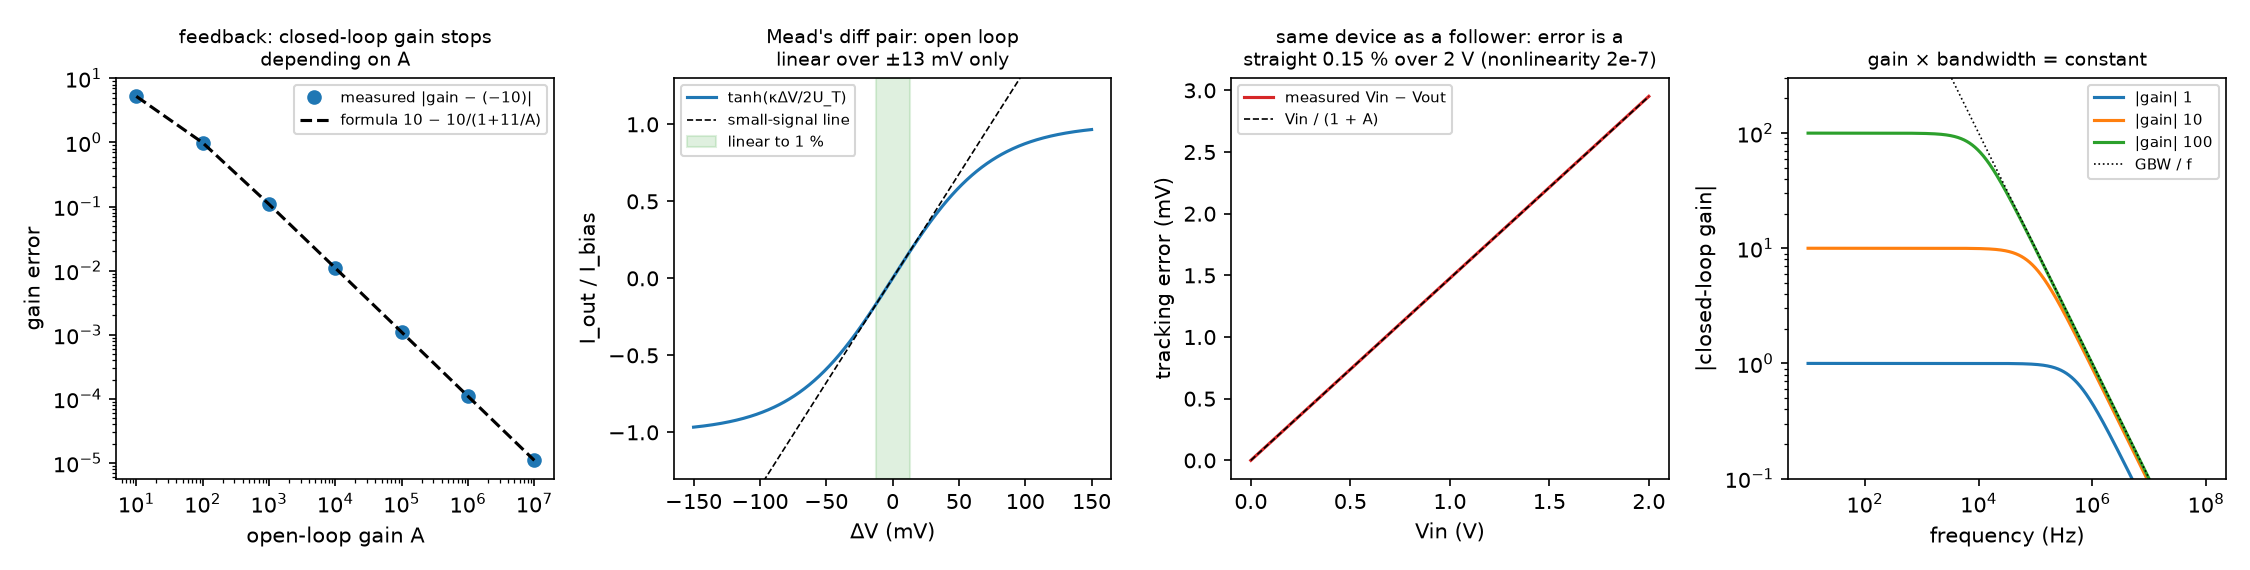

The Python source for this figure:
"""
An op-amp is the one entry that breaks the symmetry of the circuit matrix.

A circuit at rest is a balance: at every node, current in = current out (Kirchhoff's
current law, which is charge conservation).  Written for all nodes at once it is a
matrix equation  G v = i  -- G holds the conductances, v the node voltages.

Five checks (each one has an input that would make it fail):
  1. Resistors alone give a SYMMETRIC G, and every node voltage is a weighted average
     of its neighbours -> no node can exceed the source (discrete maximum principle).
     2000 random resistor networks: max node voltage / source <= 1.
  2. An op-amp adds one row  v_out = A (v+ - v-)  that is NOT symmetric.  That one
     asymmetric entry is what lets a node exceed the source: inverting amp, gain -10.
     As A -> infinity the gain -> -Rf/Rin, error = (1 + Rf/Rin)/A  (measured vs formula).
  3. The extra power has a channel: the supply rail.  Accounting to the milliwatt.
  4. Carver Mead's transconductance amplifier: the input stage is a differential pair,
     I_out = I_b tanh(kappa dV / 2 U_T).  Linear only over ~ +-13 mV (1 %).  Put it in a
     follower and the closed loop is linear over volts -- feedback linearises the device.
  5. Dynamics.  A real op-amp has one slow pole.  Bandwidth = GBW / noise gain (measured).
     Swap the inputs (positive feedback): the matrix STILL solves to a finite answer,
     but the equilibrium is unstable -- the simulation runs to the rail.

Pure numpy + matplotlib.  Usage: python3 opamp.py   (writes opamp.png)
Sources: modified nodal analysis -- Ho, Ruehli & Brennan, IEEE Trans. Circuits Syst. 1975
(the formulation inside SPICE); transconductance amplifier -- Mead, Analog VLSI and Neural
Systems (1989), ch. 5; maximum principle for resistor networks -- Doyle & Snell, Random
Walks and Electric Networks (1984).
"""
import numpy as np


# ---------- a tiny modified-nodal-analysis (MNA) solver ----------
# Unknowns: node voltages 1..n (node 0 is ground), then one current per voltage source
# and per op-amp output.  Each component "stamps" a few numbers into the matrix.
class Circuit:
    def __init__(self, n_nodes):
        self.n = n_nodes
        self.R, self.V, self.E = [], [], []          # resistors, sources, op-amps

    def resistor(self, a, b, ohms):
        self.R.append((a, b, 1.0 / ohms))

    def vsource(self, a, volts):                     # node a held at `volts` above ground
        self.V.append((a, volts))

    def opamp(self, plus, minus, out, gain):         # v_out = gain * (v_plus - v_minus)
        self.E.append((plus, minus, out, gain))

    def matrix(self):
        m = self.n + len(self.V) + len(self.E)
        M = np.zeros((m, m), dtype=complex)
        rhs = np.zeros(m, dtype=complex)
        idx = lambda node: node - 1                  # ground (0) is dropped

        for a, b, g in self.R:                       # KCL stamps: symmetric by construction
            for p, q, s in ((a, a, g), (b, b, g), (a, b, -g), (b, a, -g)):
                if p and q:
                    M[idx(p), idx(q)] += s
        k = self.n
        for a, volts in self.V:
            M[idx(a), k] += 1; M[k, idx(a)] += 1     # symmetric pair
            rhs[k] = volts; k += 1
        for plus, minus, out, A in self.E:
            M[idx(out), k] += 1                      # op-amp injects current at out
            M[k, idx(out)] += 1                      # row: v_out - A v+ + A v- = 0
            if plus:  M[k, idx(plus)] -= A
            if minus: M[k, idx(minus)] += A          # <- these two entries have no mirror
            k += 1
        return M, rhs

    def solve(self):
        M, rhs = self.matrix()
        x = np.linalg.solve(M, rhs)
        return x[:self.n], x[self.n:]


def inverting(Rin, Rf, A, Vs=1.0, RL=1e3, positive=False):
    # node 1: input, node 2: op-amp minus input, node 3: output.  plus input at ground.
    c = Circuit(3)
    c.vsource(1, Vs)
    c.resistor(1, 2, Rin)
    c.resistor(2, 3, Rf)
    c.resistor(3, 0, RL)
    if positive:
        c.opamp(2, 0, 3, A)                          # inputs swapped -> positive feedback
    else:
        c.opamp(0, 2, 3, A)
    return c


# ---------- 1. passive networks obey the maximum principle ----------
def check_passive(trials=2000, n=8, seed=0):
    rng = np.random.default_rng(seed)
    worst, asym = 0.0, 0.0
    for _ in range(trials):
        c = Circuit(n)
        c.vsource(1, 1.0)
        for a in range(0, n + 1):                    # random graph incl. ground, always connected
            for b in range(a + 1, n + 1):
                if rng.random() < 0.4 or b == a + 1:
                    c.resistor(a, b, 10 ** rng.uniform(1, 5))
        v, _ = c.solve()
        worst = max(worst, v.real[1:].max())          # free nodes only (node 1 IS the source)
        M, _ = c.matrix()
        asym = max(asym, np.abs(M - M.T).max())
    return worst, asym


# ---------- 2. inverting amplifier: gain vs open-loop gain A ----------
def check_gain(Rin=1e3, Rf=1e4):
    As = 10.0 ** np.arange(1, 8)
    gain = np.array([inverting(Rin, Rf, A).solve()[0][2].real for A in As])
    exact = -(Rf / Rin) / (1 + (1 + Rf / Rin) / As)
    M, _ = inverting(Rin, Rf, 1e5).matrix()
    return As, gain, exact, np.abs(M - M.T).max()


# ---------- 3. where the power comes from ----------
def check_power(Rin=1e3, Rf=1e4, RL=1e3, Vs=1.0, rail=15.0):
    v, cur = inverting(Rin, Rf, 1e6, Vs, RL).solve()
    v1, v2, v3 = v.real
    i_out = -cur[1].real                             # current the op-amp sources into node 3
    p_in = Vs * (v1 - v2) / Rin                      # what the signal source delivers
    p_load = v3 ** 2 / RL
    p_rf = (v2 - v3) ** 2 / Rf
    p_rail = rail * abs(i_out)                       # output swings negative: pulled from -15 V
    p_stage = (rail - abs(v3)) * abs(i_out)          # burned in the output transistor
    return p_in, p_load, p_rf, p_rail, p_stage


# ---------- 4. Mead's transconductance amplifier ----------
UT, KAPPA, VE = 0.02585, 0.7, 50.0                   # thermal voltage, gate coupling, Early voltage
A_MEAD = VE * KAPPA / (2 * UT)                       # small-signal voltage gain (~677)


def mead_open(dv):
    return np.tanh(KAPPA * dv / (2 * UT))            # I_out / I_bias


def mead_follower(vin):
    # solve v_out = VE * tanh(kappa (vin - v_out) / 2UT) by bisection (monotone in v_out)
    lo, hi = np.full_like(vin, -VE), np.full_like(vin, VE)
    for _ in range(200):
        mid = (lo + hi) / 2
        f = mid - VE * np.tanh(KAPPA * (vin - mid) / (2 * UT))
        lo, hi = np.where(f > 0, lo, mid), np.where(f > 0, mid, hi)
    return (lo + hi) / 2


def nonlinearity(x, y):
    p = np.polyfit(x, y, 1)
    return np.abs(y - np.polyval(p, x)).max() / np.ptp(y)


def check_mead():
    dv = np.linspace(-0.0128, 0.0128, 201)
    i = mead_open(dv)
    ol = nonlinearity(dv, i)
    droop = mead_open(np.array(0.0128)) / (KAPPA * 0.0128 / (2 * UT))   # actual / small-signal line
    vin = np.linspace(0.0, 2.0, 201)
    vout = mead_follower(vin)
    cl = nonlinearity(vin, vout)
    track = (vin - vout)[-1]
    return ol, droop, cl, track


# ---------- 5. dynamics: one slow pole ----------
A0, FP = 1e5, 10.0                                   # DC gain, pole frequency -> GBW = 1 MHz


def f3db(Rin, Rf):
    f = np.logspace(1, 8, 4000)
    H = np.array([abs(inverting(Rin, Rf, A0 / (1 + 1j * fi / FP)).solve()[0][2]) for fi in f])
    target = H[0] / np.sqrt(2)
    k = np.argmax(H < target)
    return np.exp(np.interp(np.log(target), np.log(H[[k, k - 1]]), np.log(f[[k, k - 1]]))), f, H


def simulate(positive, Rin=1e3, Rf=1e4, Vs=0.1, rail=15.0, T=2e-4, dt=1e-9):
    # tau dv/dt = -v + A0 (v+ - v-),  v- (or v+) = beta v + (1 - beta) Vs
    tau, beta = 1 / (2 * np.pi * FP), Rin / (Rin + Rf)
    v, out = 0.0, []
    for _ in range(int(T / dt)):
        fb = beta * v + (1 - beta) * Vs
        diff = fb if positive else -fb
        v = np.clip(v + dt / tau * (-v + A0 * diff), -rail, rail)
        out.append(v)
    pole = (A0 * beta - 1) / tau if positive else -(1 + A0 * beta) / tau
    return np.array(out), pole


if __name__ == "__main__":
    worst, asym_p = check_passive()
    print("1. resistors only (2000 random networks, source = 1 V)")
    print(f"   highest FREE node voltage seen = 1 {worst - 1:+.1e} V   (maximum principle: <= 1, up to roundoff)")
    print(f"   max |G - G^T|                  = {asym_p:.1e}     (symmetric)")

    As, gain, exact, asym_a = check_gain()
    print("\n2. add one op-amp: inverting amp, Rin = 1k, Rf = 10k (ideal gain -10)")
    print(f"   max |M - M^T| with op-amp      = {asym_a:.1e}   (the op-amp row has no mirror)")
    for A, g, e in zip(As, gain, exact):
        print(f"   A = {A:8.0e}   gain = {g:+.6f}   formula -10/(1+11/A) = {e:+.6f}   |error vs -10| = {abs(g + 10):.2e}")

    p_in, p_load, p_rf, p_rail, p_stage = check_power()
    print("\n3. power accounting (Vs = 1 V, load 1k, rails +-15 V)")
    print(f"   signal source delivers         = {p_in * 1e3:7.2f} mW")
    print(f"   load receives                  = {p_load * 1e3:7.2f} mW   ({p_load / p_in:.0f}x the input)")
    print(f"   -15 V rail delivers            = {p_rail * 1e3:7.2f} mW")
    print(f"   = load {p_load * 1e3:.2f} + Rf {p_rf * 1e3:.2f} + output stage {p_stage * 1e3:.2f} = {(p_load + p_rf + p_stage) * 1e3:.2f} mW")

    ol, droop, cl, track = check_mead()
    print(f"\n4. Mead transconductance amp (kappa = {KAPPA}, U_T = {UT * 1e3:.2f} mV, small-signal gain {A_MEAD:.0f})")
    print(f"   open loop at 12.8 mV: output / small-signal line = {droop:.4f}  (1 % low)")
    print(f"   open loop over +-12.8 mV: deviation from best straight line = {ol:.1e} of span")
    print(f"   follower over 0..2 V:     deviation from best straight line = {cl:.1e} of span")
    print(f"   follower tracking error at 2 V = {track * 1e3:.2f} mV  (predicted 2/(1+A) = {2 / (1 + A_MEAD) * 1e3:.2f} mV)")

    print(f"\n5. one-pole op-amp, A0 = 1e5, pole {FP:.0f} Hz -> gain-bandwidth 1 MHz")
    curves = {}
    for Rf in (1e3, 1e4, 1e5):
        fc, f, H = f3db(1e3, Rf)
        ng = 1 + Rf / 1e3
        curves[Rf] = (f, H)
        print(f"   |gain| = {Rf / 1e3:5.0f}   noise gain {ng:5.0f}   -3 dB at {fc / 1e3:8.2f} kHz   GBW/NG = {1e6 / ng / 1e3:8.2f} kHz")
    neg, pole_n = simulate(False)
    pos, pole_p = simulate(True)
    dc_pos = inverting(1e3, 1e4, A0, Vs=0.1, positive=True).solve()[0][2].real
    print(f"   negative feedback: pole {pole_n:+.3e} /s -> settles to {neg[-1]:+.4f} V (matrix says {inverting(1e3, 1e4, A0, Vs=0.1).solve()[0][2].real:+.4f})")
    print(f"   positive feedback: pole {pole_p:+.3e} /s -> runs to   {pos[-1]:+.4f} V (matrix says {dc_pos:+.4f} -- a balance, not a stable state)")

    import matplotlib
    matplotlib.use("Agg")
    import matplotlib.pyplot as plt
    fig, ax = plt.subplots(1, 4, figsize=(15, 3.8))

    ax[0].loglog(As, np.abs(gain + 10), "o", label="measured |gain − (−10)|")
    ax[0].loglog(As, np.abs(exact + 10), "k--", label="formula 10 − 10/(1+11/A)")
    ax[0].set_xlabel("open-loop gain A"); ax[0].set_ylabel("gain error")
    ax[0].set_title("feedback: closed-loop gain stops\ndepending on A", fontsize=9); ax[0].legend(fontsize=7)

    dv = np.linspace(-0.15, 0.15, 400)
    ax[1].plot(dv * 1e3, mead_open(dv), label="tanh(κΔV/2U_T)")
    ax[1].plot(dv * 1e3, KAPPA * dv / (2 * UT), "k--", lw=0.8, label="small-signal line")
    ax[1].axvspan(-12.8, 12.8, color="C2", alpha=0.15, label="linear to 1 %")
    ax[1].set_ylim(-1.3, 1.3); ax[1].set_xlabel("ΔV (mV)"); ax[1].set_ylabel("I_out / I_bias")
    ax[1].set_title("Mead's diff pair: open loop\nlinear over ±13 mV only", fontsize=9); ax[1].legend(fontsize=7)

    vin = np.linspace(0, 2, 200)
    ax[2].plot(vin, (vin - mead_follower(vin)) * 1e3, "C3", label="measured Vin − Vout")
    ax[2].plot(vin, vin / (1 + A_MEAD) * 1e3, "k--", lw=0.8, label="Vin / (1 + A)")
    ax[2].set_xlabel("Vin (V)"); ax[2].set_ylabel("tracking error (mV)")
    ax[2].set_title("same device as a follower: error is a\nstraight 0.15 % over 2 V (nonlinearity 2e-7)", fontsize=9)
    ax[2].legend(fontsize=7)

    for Rf, (f, H) in curves.items():
        ax[3].loglog(f, H, label=f"|gain| {Rf / 1e3:.0f}")
    ax[3].loglog(f, 1e6 / f, "k:", lw=0.8, label="GBW / f")
    ax[3].set_ylim(0.1, 300); ax[3].set_xlabel("frequency (Hz)"); ax[3].set_ylabel("|closed-loop gain|")
    ax[3].set_title("gain × bandwidth = constant", fontsize=9); ax[3].legend(fontsize=7)

    fig.tight_layout()
    fig.savefig("opamp.png", dpi=150)
    print("\nwrote opamp.png")
